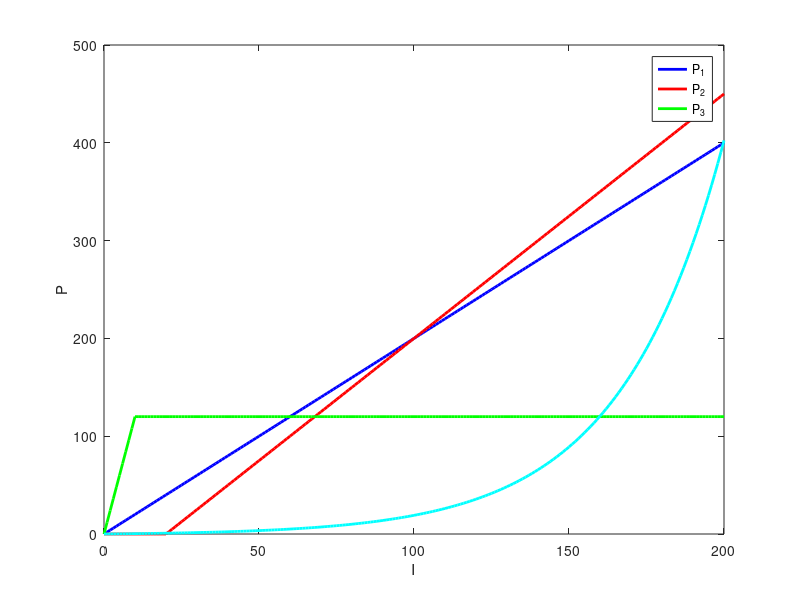

Recreate this plot in MATLAB.
%% Start of Program
clc;
clear;
close all;

%% Main App
Imax = 200;
I = 0:Imax;

P1 = @(I) 2*I;
P2 = @(I) (2.5*(I-20)).*(I>=20);
P3 = @(I) 120*min(I/10,1);
P4 = @(I) exp(0.03*I)-1;

%% Show Results
figure;
plot(I, P1(I), 'Color','b', 'LineWidth',2);
hold on
plot(I, P2(I), 'Color','r', 'LineWidth',2);
plot(I, P3(I), 'Color','g', 'LineWidth',2)
plot(I, P4(I), 'Color','c', 'LineWidth',2)


legend('P_1','P_2','P_3')
xlabel('I')
ylabel('P')